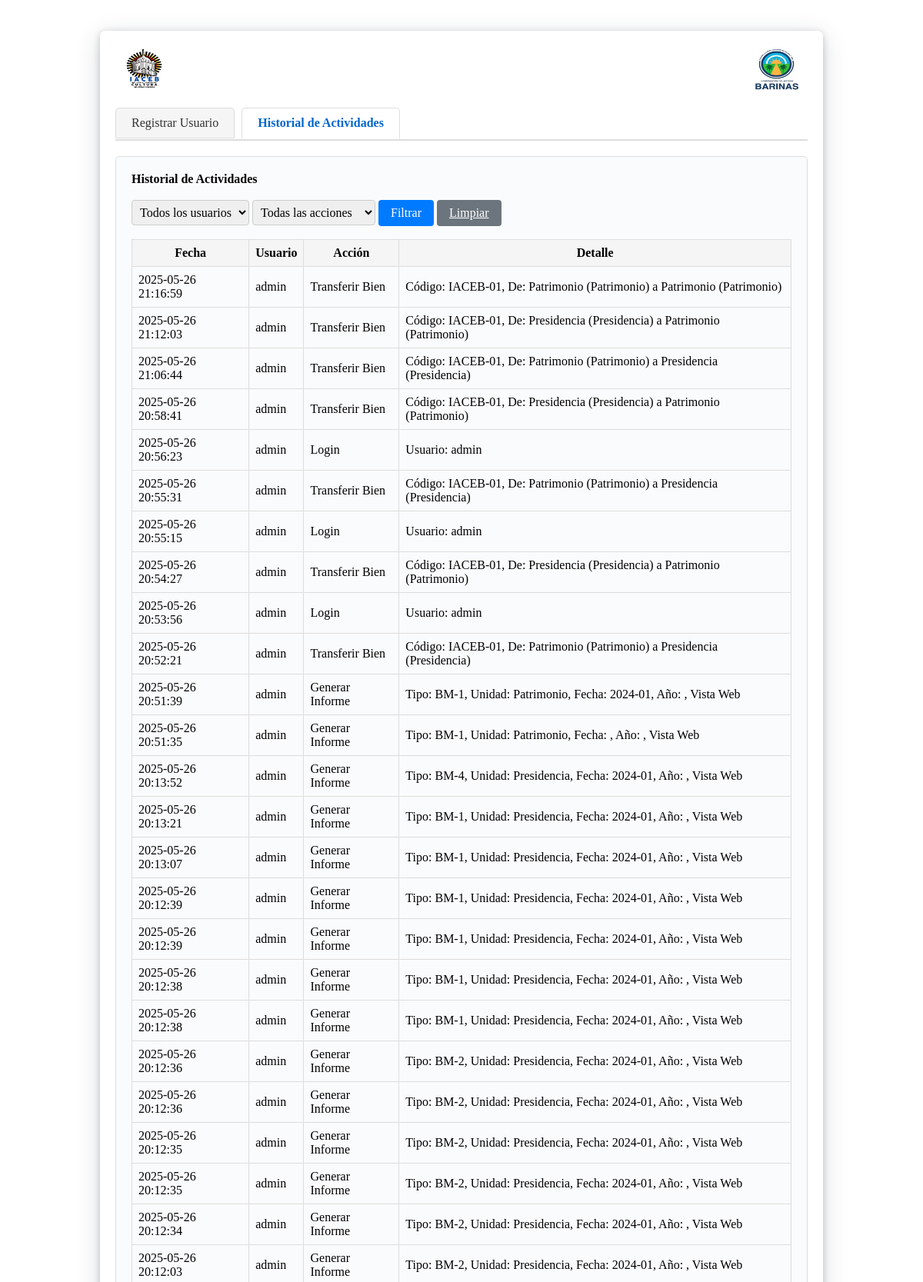
The app's page /usuarios.php?tab=historial (signed in, upper part) with its own data.
### tables this page shows
CREATE TABLE `actividades` (
  `id` int(11) NOT NULL,
  `usuario_id` int(11) NOT NULL,
  `accion` varchar(255) NOT NULL,
  `detalle` text DEFAULT NULL,
  `fecha` datetime NOT NULL DEFAULT current_timestamp()
);

CREATE TABLE `usuarios` (
  `id` int(11) NOT NULL,
  `usuario` varchar(50) NOT NULL,
  `clave` varchar(255) NOT NULL,
  `nombre` varchar(100) NOT NULL,
  `rol` enum('admin','usuario') NOT NULL DEFAULT 'usuario',
  `clave_accion` varchar(255) NOT NULL,
  `cargo` varchar(100) DEFAULT NULL
);

### usuarios.php (the view, shortened to what this page needs)
<?php
$con = conectar();
$tab = isset($_GET['tab']) ? $_GET['tab'] : 'registrar';
$where = [];
$where_sql = $where ? 'WHERE ' . implode(' AND ', $where) : '';
$actividades = mysqli_query($con, "
    SELECT a.*, u.usuario
    FROM actividades a
    JOIN usuarios u ON a.usuario_id = u.id
    $where_sql
    ORDER BY a.fecha DESC
    LIMIT 100
");
?>
<!DOCTYPE html>
<html>
<head>
    <link rel="stylesheet" type="text/css" href="style.css">
</head>
<body>
<div class="container">
    <div style="display:flex;justify-content:space-between;align-items:center;margin-bottom:20px;">
        <img src="logo_iaceb.png" alt="Logo IACEB" style="height:60px;">
        <img src="logo_barinas.png" alt="Logo Barinas" style="height:60px;">
    </div>
    <div class="menu-interno">
        <?php if($_SESSION['usuario_id'] == 1): ?>
        <a href="usuarios.php?tab=registrar" class="<?= $tab=='registrar'?'activo':'' ?>">Registrar Usuario</a>
        <?php endif; ?>
        <a href="usuarios.php?tab=historial" class="<?= $tab=='historial'?'activo':'' ?>">Historial de Actividades</a>
    </div>
    <div class="seccion-contenido">
        <?php if($tab=='historial'): ?>
            <h3>Historial de Actividades</h3>
            <form method="GET" class="filtro-form" style="margin-bottom:15px;">
                <select name="filtro_usuario">
                    <option value="">Todos los usuarios</option>
                </select>
                <select name="filtro_accion">
                    <option value="">Todas las acciones</option>
                </select>
                <button type="submit">Filtrar</button>
                <a href="usuarios.php?tab=historial" class="btn" style="background:#6c757d;color:#fff;">Limpiar</a>
            </form>
            <table class="results-table">
                <tr><th>Fecha</th><th>Usuario</th><th>Acción</th><th>Detalle</th></tr>
                <?php while($a = mysqli_fetch_assoc($actividades)): ?>
                <tr>
                    <td><?= $a['fecha'] ?></td>
                    <td><?= htmlspecialchars($a['usuario']) ?></td>
                    <td><?= htmlspecialchars($a['accion']) ?></td>
                    <td><?= htmlspecialchars($a['detalle']) ?></td>
                </tr>
                <?php endwhile; ?>
            </table>
        <?php endif; ?>
    </div>
</div>
</body>
</html>

### style.css (style rules this page uses)
body { font-family: Arial, sans-serif; font-size: 15px; }
* { font-family: inherit !important; font-size: inherit !important; }

### usuarios.php (style rules this page uses)
body { font-family: Arial, sans-serif; background: #f5f5f5; margin: 0; padding: 0; background-image: url('fondo_barinas.png'); background-repeat: no-repeat; background-position: center center; background-size: cover; }
.container { max-width: 900px; width: 95%; margin: 40px auto 30px auto; padding: 20px; background: rgba(255,255,255,0.97); border-radius: 8px; box-shadow: 0 8px 32px rgba(44,62,80,0.18), 0 2px 10px #ccc; }
.menu-interno { margin-bottom: 20px; border-bottom: 2px solid #ddd; }
.menu-interno a { display: inline-block; padding: 10px 20px; text-decoration: none; color: #333; border: 1px solid #ddd; margin-right: 5px; border-radius: 5px 5px 0 0; background: #f5f5f5; }
.menu-interno a.activo { background: #fff; border-bottom: 2px solid #fff; color: #0066cc; font-weight: bold; }
.seccion-contenido { border: 1px solid #ddd; padding: 20px; border-radius: 5px; background: #fafbfc; }
.form-table, .results-table { width: 100%; border-collapse: collapse; }
.form-table td, .results-table th, .results-table td { border: 1px solid #ddd; padding: 8px; }
.results-table th { background: #f5f5f5; }
.btn, .btn-edit, .btn-delete, .btn-save, .filtro-form button, .back-button { padding: 8px 16px; border-radius: 4px; border: none; cursor: pointer; font-size: 15px; transition: background 0.2s, color 0.2s; margin: 2px 0; display: inline-block; }
.btn { background: #6c757d; color: #fff; }
.btn-save, .filtro-form button { background: #007bff; color: #fff; }
.filtro-form input, .filtro-form select { padding: 6px; border-radius: 4px; border: 1px solid #ccc; }
h2, h3 { margin-top: 0; }

### records on screen
actividades: fecha "2025-05-26 21:16:59", usuario.usuario "admin", accion "Transferir Bien", detalle "Código: IACEB-01, De: Patrimonio (Patrimonio) a Patrimonio (Patrimonio)"
actividades: fecha "2025-05-26 21:12:03", usuario.usuario "admin", accion "Transferir Bien", detalle "Código: IACEB-01, De: Presidencia (Presidencia) a Patrimonio (Patrimonio)"
actividades: fecha "2025-05-26 21:06:44", usuario.usuario "admin", accion "Transferir Bien", detalle "Código: IACEB-01, De: Patrimonio (Patrimonio) a Presidencia (Presidencia)"
actividades: fecha "2025-05-26 20:58:41", usuario.usuario "admin", accion "Transferir Bien", detalle "Código: IACEB-01, De: Presidencia (Presidencia) a Patrimonio (Patrimonio)"
actividades: fecha "2025-05-26 20:56:23", usuario.usuario "admin", accion "Login", detalle "Usuario: admin"
actividades: fecha "2025-05-26 20:55:31", usuario.usuario "admin", accion "Transferir Bien", detalle "Código: IACEB-01, De: Patrimonio (Patrimonio) a Presidencia (Presidencia)"
actividades: fecha "2025-05-26 20:55:15", usuario.usuario "admin", accion "Login", detalle "Usuario: admin"
actividades: fecha "2025-05-26 20:54:27", usuario.usuario "admin", accion "Transferir Bien", detalle "Código: IACEB-01, De: Presidencia (Presidencia) a Patrimonio (Patrimonio)"
actividades: fecha "2025-05-26 20:53:56", usuario.usuario "admin", accion "Login", detalle "Usuario: admin"
actividades: fecha "2025-05-26 20:52:21", usuario.usuario "admin", accion "Transferir Bien", detalle "Código: IACEB-01, De: Patrimonio (Patrimonio) a Presidencia (Presidencia)"
actividades: fecha "2025-05-26 20:51:39", usuario.usuario "admin", accion "Generar Informe", detalle "Tipo: BM-1, Unidad: Patrimonio, Fecha: 2024-01, Año: , Vista Web"
actividades: fecha "2025-05-26 20:51:35", usuario.usuario "admin", accion "Generar Informe", detalle "Tipo: BM-1, Unidad: Patrimonio, Fecha: , Año: , Vista Web"
actividades: fecha "2025-05-26 20:13:52", usuario.usuario "admin", accion "Generar Informe", detalle "Tipo: BM-4, Unidad: Presidencia, Fecha: 2024-01, Año: , Vista Web"
actividades: fecha "2025-05-26 20:13:21", usuario.usuario "admin", accion "Generar Informe", detalle "Tipo: BM-1, Unidad: Presidencia, Fecha: 2024-01, Año: , Vista Web"
actividades: fecha "2025-05-26 20:13:07", usuario.usuario "admin", accion "Generar Informe", detalle "Tipo: BM-1, Unidad: Presidencia, Fecha: 2024-01, Año: , Vista Web"
actividades: fecha "2025-05-26 20:12:39", usuario.usuario "admin", accion "Generar Informe", detalle "Tipo: BM-1, Unidad: Presidencia, Fecha: 2024-01, Año: , Vista Web"
actividades: fecha "2025-05-26 20:12:39", usuario.usuario "admin", accion "Generar Informe", detalle "Tipo: BM-1, Unidad: Presidencia, Fecha: 2024-01, Año: , Vista Web"
actividades: fecha "2025-05-26 20:12:38", usuario.usuario "admin", accion "Generar Informe", detalle "Tipo: BM-1, Unidad: Presidencia, Fecha: 2024-01, Año: , Vista Web"
actividades: fecha "2025-05-26 20:12:38", usuario.usuario "admin", accion "Generar Informe", detalle "Tipo: BM-1, Unidad: Presidencia, Fecha: 2024-01, Año: , Vista Web"
actividades: fecha "2025-05-26 20:12:36", usuario.usuario "admin", accion "Generar Informe", detalle "Tipo: BM-2, Unidad: Presidencia, Fecha: 2024-01, Año: , Vista Web"
actividades: fecha "2025-05-26 20:12:36", usuario.usuario "admin", accion "Generar Informe", detalle "Tipo: BM-2, Unidad: Presidencia, Fecha: 2024-01, Año: , Vista Web"
actividades: fecha "2025-05-26 20:12:35", usuario.usuario "admin", accion "Generar Informe", detalle "Tipo: BM-2, Unidad: Presidencia, Fecha: 2024-01, Año: , Vista Web"
actividades: fecha "2025-05-26 20:12:35", usuario.usuario "admin", accion "Generar Informe", detalle "Tipo: BM-2, Unidad: Presidencia, Fecha: 2024-01, Año: , Vista Web"
actividades: fecha "2025-05-26 20:12:34", usuario.usuario "admin", accion "Generar Informe", detalle "Tipo: BM-2, Unidad: Presidencia, Fecha: 2024-01, Año: , Vista Web"
actividades: fecha "2025-05-26 20:12:03", usuario.usuario "admin", accion "Generar Informe", detalle "Tipo: BM-2, Unidad: Presidencia, Fecha: 2024-01, Año: , Vista Web"
